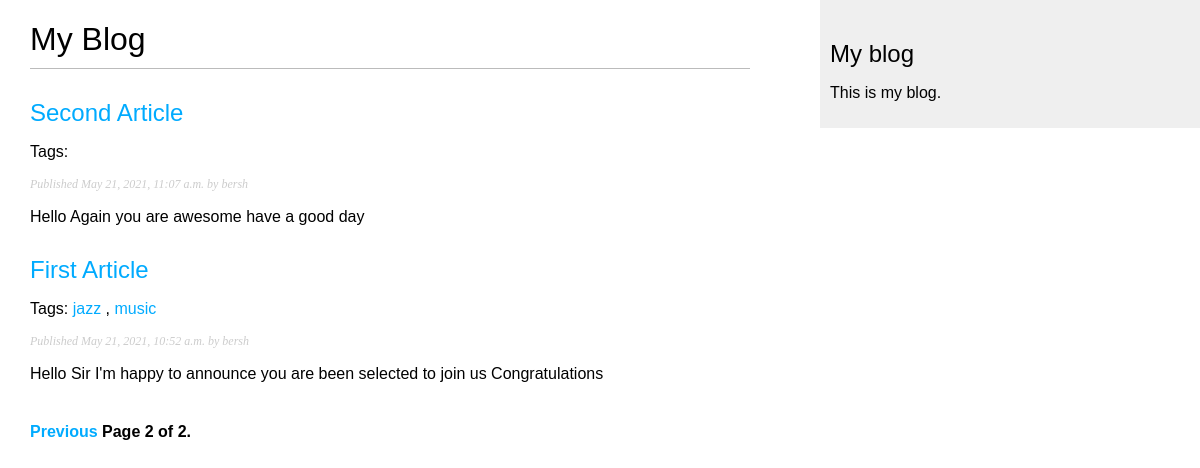
Page /blog?page=2 on the committed database.
### blog/models.py (models this page shows, shortened)
class Post(models.Model):
    STATUS_CHOICES = (
        ('draft', 'Draft'),
        ('published', 'Published'),
    )
    title = models.CharField(max_length=250)
    slug = models.SlugField(max_length=250,
                            unique_for_date='publish')
    author = models.ForeignKey(User,
                              on_delete=models.CASCADE,
                              related_name='blog_posts')
    body = models.TextField()
    publish = models.DateTimeField(default=timezone.now)
    created = models.DateTimeField(auto_now_add=True)
    updated = models.DateTimeField(auto_now=True)
    status = models.CharField(max_length=10,
                              choices=STATUS_CHOICES,
                              default='draft')
    objects = models.Manager() # The default manager.
    published = PublishedManager() # Our custom manager.
    tags = TaggableManager()
    class Meta:
        ordering = ('-publish',)
    def get_absolute_url(self):
        return reverse('blog:post_detail',
                       args=[self.publish.year,
                             self.publish.month,
                             self.publish.day, self.slug])

### blog/views.py (the view)
# urls.py: path('', views.post_list, name='post_list'),
def post_list(request, tag_slug=None):
    object_list = Post.published.all()
    tag = None
    if tag_slug:
        tag = get_object_or_404(Tag, slug=tag_slug)
        object_list = object_list.filter(tags__in=[tag])
    paginator = Paginator(object_list, 3) # 3 posts in each page
    page = request.GET.get('page')
    try:
        posts = paginator.page(page)
    except PageNotAnInteger:
        posts = paginator.page(1)
    except EmptyPage:
        posts = paginator.page(paginator.num_pages)
    return render(request,
                 'blog/post/list.html',
                 {'page': page,
                  'posts': posts,
                  'tag': tag})

### blog/models.py (called while the page is built)
    def get_queryset(self):
        return super().get_queryset().filter(status='published')

### blog/templates/blog/post/list.html (shortened to what this page needs)
{% extends "blog/base.html" %}
{% block content %}
  <h1>My Blog</h1>
  {% for post in posts %}
    <h2>
      <a href="{{ post.get_absolute_url }}">
        {{ post.title }}
      </a>
    </h2>
    <p class="tags">
      Tags:
      {% for tag in post.tags.all %}
        <a href="{% url "blog:post_list_by_tag" tag.slug %}">
          {{ tag.name }}
        </a>
        {% if not forloop.last %}, {% endif %}
      {% endfor %}
    </p>
    <p class="date">
      Published {{ post.publish }} by {{ post.author }}
    </p>
    {{ post.body|truncatewords:30|linebreaks }}
  {% endfor %}
  {% include "pagination.html" with page=posts %}
{% endblock %}

### blog/templates/blog/base.html (shortened to what this page needs)
{% load static %}
<!DOCTYPE html>
<html>
<head>
  <link href="{% static "css/blog.css" %}" rel="stylesheet">
</head>
<body>
  <div id="content">
    {% block content %}
    {% endblock %}
  </div>
  <div id="sidebar">
    <h2>My blog</h2>
    <p>This is my blog.</p>
  </div>
</body>
</html>

### blog/templates/pagination.html (shortened to what this page needs)
<div class="pagination">
  <span class="step-links">
    {% if page.has_previous %}
      <a href="?page={{ page.previous_page_number }}">Previous</a>
    {% endif %}
    <span class="current">
      Page {{ page.number }} of {{ page.paginator.num_pages }}.
    </span>
  </span>
</div>

### blog/static/css/blog.css (style rules this page uses)
body { margin:0; padding:0; font-family:helvetica, sans-serif; }
a { color:#00abff; text-decoration:none; }
h1 { font-weight:normal; border-bottom:1px solid #bbb; padding:0 0 10px 0; }
h2 { font-weight:normal; margin:30px 0 0; }
#content { float:left; width:60%; padding:0 0 0 30px; }
#sidebar { float:right; width:30%; padding:10px; background:#efefef; height:100%; }
p.date { color:#ccc; font-family: georgia, serif; font-size: 12px; font-style: italic; }
.pagination { margin:40px 0; font-weight:bold; }

### rows in the picture
Post: title "Second Article", publish "May 21, 2021, 11:07 a.m.", author "bersh", body "Hello Again you are awesome have a good day"
Post: title "First Article", publish "May 21, 2021, 10:52 a.m.", author "bersh", body "Hello Sir I'm happy to announce you are been selected to join us Congratulations"
Tag: name "jazz"
Tag: name "music"

### other values in the picture
{{ page.number }} "2"
{{ page.paginator.num_pages }} "2"
